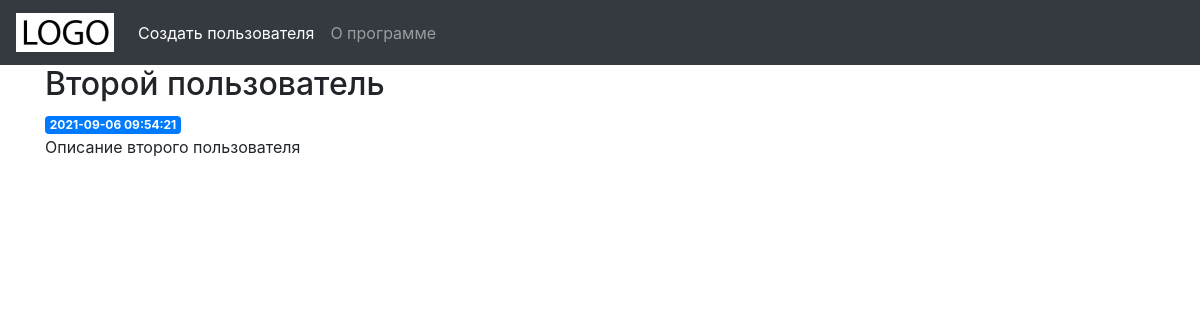
/2, run on the app's committed database.
### tables this page shows
CREATE TABLE posts (
    id INTEGER PRIMARY KEY AUTOINCREMENT,
    created TIMESTAMP NOT NULL DEFAULT CURRENT_TIMESTAMP,
    title TEXT NOT NULL,
    content TEXT NOT NULL
);

### app.py (the view)
@app.route('/<int:post_id>')
def post(post_id):
    post = get_post(post_id)
    return render_template('post.html', post=post)

### app.py (called while the page is built)
def get_db_connection():
    conn = sqlite3.connect('database.db')
    conn.row_factory = sqlite3.Row
    return conn

def get_post(post_id):
    conn = get_db_connection()
    post = conn.execute('SELECT * FROM posts WHERE id = ?',
                        (post_id,)).fetchone()
    conn.close()
    if post is None:
        abort(404)
    return post

### templates/post.html
{% extends 'base.html' %}
{% block content %}
    <h2>{% block title %} {{ post['title'] }} {% endblock %}</h2>
    <span class="badge badge-primary">{{ post['created'] }}</span>
    <p>{{ post['content'] }}</p>
{% endblock %}

### data on the page
posts: title "Второй пользователь", created "2021-09-06 09:54:21", content "Описание второго пользователя"
